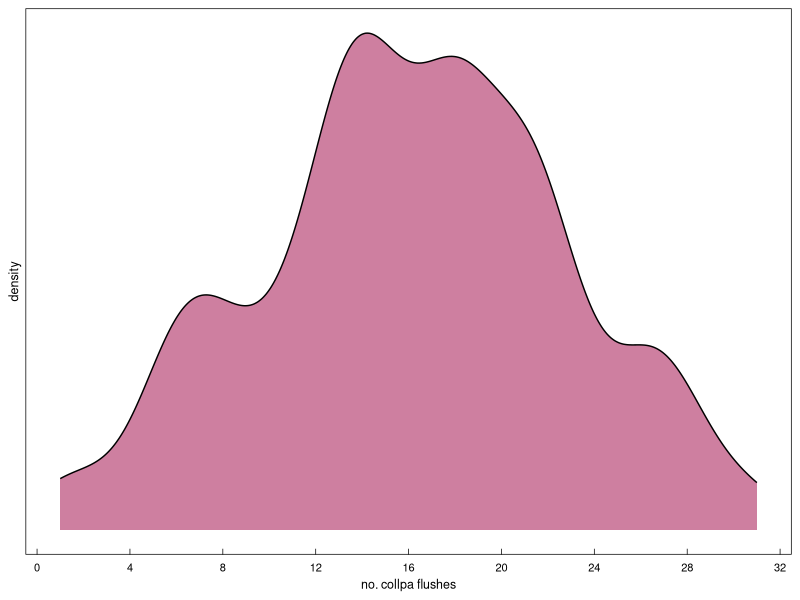

This chart was generated by the following R code: (Note: this script raises an error after producing the figure.)
#### this script organizes data, plots flush and fights data
#### should be figure ~4 in the manuscript

library(ggplot2)      # plotting and viz
library(plyr)         # legacy df manipulation
library(dplyr)        # variable grouping and manipulation
library(reshape)      # legacy df manipulation
library(data.table)   # legacy functions on df 
library(tidyr)        # gathering and spreading
library(zoo)          # roll mean
library(ggthemes)     # helpful ggplot themes
library(forcats)
library(scales)
library(RColorBrewer) # pretty colors
library(ggridges)
library(colorspace)
library(patchwork)
library(lubridate)    # formatting times dates


# custom ggplot theme
themeKV <- theme_few()+
  theme(strip.background = element_blank(),
        axis.line = element_blank(),
        axis.text.x = element_text(colour = "black", margin = margin(0.2, unit = "cm")),
        axis.text.y = element_text(colour = "black", margin = margin(c(1, 0.2), unit = "cm")),
        axis.ticks.x = element_line(colour = "black", linewidth=.25), 
        axis.ticks.y = element_line(colour = "black", linewidth=.25),
        axis.ticks.length=unit(-0.15, "cm"), 
        element_line(colour = "black", linewidth=.5),
        panel.border = element_rect(colour = "black", fill=NA, linewidth=.5),
        legend.title=element_blank(),
        strip.text=element_text(hjust=0))

#### read in flush and fight data from csv
flush <- read.csv('data/flush.csv')

flush1 <- subset(flush, select = c(DATE)) # subset full dataset for only date column
flush2 <- flush1 %>% group_by(DATE) %>% # Group by count of multiple columns
  summarise(total_count=n(),.groups = 'drop') %>%
  as.data.frame() # make new df with these data

#### first document # flushes per day, as density plot
p1 <- ggplot(flush2, aes(x = total_count, fill=c("#9e0142"))) +
  themeKV + theme(legend.position = "none", 
                  axis.text.y = element_blank(),
                  axis.title.y = element_text(size = 9),
                  axis.ticks.y = element_blank(),
                  axis.text.x = element_text(size = 8),
                  axis.title.x = element_text(size = 9),
                  ) + 
  geom_density(size = 0.5, alpha = 0.5, adjust = 0.7) +
  scale_fill_manual(values=c("#9e0142")) +
  scale_x_continuous(breaks = seq(0, 40, by = 4)) +
  xlab("no. collpa flushes")
p1









#scale_fill_manual(values=c("#fdae61", "#9e0142", "#3288bd")) +




#### subset full data set for just time/hour occurrence observation data 
#### cleaning steps: subset cols, gather cols, remove rows
# first remove unnecessary columns 
collpa <- subset(DF, select = c(date_long, julian_day, z_dawn, y_call, x_dance, w_land, u_end)) # subset full dataset for only columns of interest
# second convert from wide to long format
collpa1 <- gather(collpa, key="event", value="time", 3:7) 
# third remove rows with "na" data
collpa1 <- collpa1[!(collpa1$time == "na"), ]
class(collpa1$time) # check on data format of "time" col
# returns [1] "character", need convert to time/date
collpa1$time <- as.POSIXct(collpa1$time, format="%H:%M:%S")
class(collpa1.time) # check format: returns [1] "POSIXct" --> success! 
# now we can make some plots :)

# I find this Brewer palette map guidance useful
# https://colorbrewer2.org/#type=diverging&scheme=Spectral&n=11

p1 <- ggplot(collpa1, aes(x = julian_day, y = time, group = event, color = event, shape = event)) +
  themeKV + theme(axis.text.y = element_text(size = 8),
                  axis.text.x = element_text(size = 8),
                  axis.title.x = element_text(size = 9),
                  axis.title.y = element_text(size = 9),
                  legend.position=c(.16,.14),
                  legend.key.height = unit(0.4, 'cm')) + 
  geom_line(aes(color=event), stat="smooth", method = "loess", formula = y ~ x, span = 0.85, 
            se = FALSE, linewidth = 2, alpha = 0.5)  +
  scale_color_manual(values=c("#fdae61", "#f46d43", "#9e0142", "#5e4fa2", "#3288bd")) + 
  geom_point(size = 2.2, alpha = 0.6, stroke = 0.5) +
  scale_shape_manual(values = c(16, 1, 16, 1, 16)) +
  scale_x_continuous(breaks = seq(170, 280, by = 10)) +
  scale_y_datetime(breaks = breaks_width("20 min"), date_labels = "%H:%M") + # set the time scales and drop date info
  ylab("hour of day") +
  xlab("Julian day")


#### make 2 plots for the duration of flocks dancing and foraging
#### subset full data set for just stage duration data + wrangle 

# first try as a facet with both plots
dance_eat <- subset(DF, select = c(date_long, julian_day, dawn_to_dance, duration_dance, duration_collpa)) # remove all the time occurrence data 
dance_eat1 <- gather(dance_eat, key="duration", value="time", 3:5) # convert from wide to long format
dance_eat1 <- dance_eat1[!(dance_eat1$time == "na"), ] # remove rows with "na" data
dance_eat1$time <- as.POSIXct(dance_eat1$time, format="%H:%M:%S") # convert from character to time/date

# try one faceted plot with both durations
p2 <- ggplot(dance_eat1, aes(x = time, fill = duration)) +
  themeKV + theme(legend.position = "none", 
                  axis.text.y = element_blank(),
                  axis.ticks.y = element_blank(),
                  axis.text.x = element_text(size = 9)) + 
  geom_density(size = 0.5, alpha = 0.5, adjust = 0.5) +
  scale_fill_manual(values=c("#fdae61", "#9e0142", "#3288bd")) +
  facet_wrap(~duration, ncol=1, scales = "free")

layout <- "
AAB
AAB"
p1 + p2 +
  plot_layout(design = layout) +
  plot_annotation(tag_levels = 'a') # add panel labels a, b, c... etc


#### now try as 2 separate plots
# no need to use gather or remove NA
# fist plot dance duration
dance_eat$duration_dance <- as.POSIXct(dance_eat$duration_dance, format="%H:%M:%S") # convert from character to time/date
p3 <- ggplot(dance_eat, aes(x = duration_dance, fill="#9e0142")) +
  themeKV + theme(legend.position = "none", 
                  axis.text.y = element_blank(),
                  axis.ticks.y = element_blank(),
                  axis.text.x = element_text(size = 8),
                  axis.title.x = element_text(size = 9),
                  axis.title.y = element_text(size = 9)) + 
  geom_density(size = 0.5, alpha = 0.5, adjust = 0.5) +
  scale_fill_manual(values=c("#9e0142")) +
  scale_x_datetime(breaks = breaks_width("4 min"), date_labels = "%M") + # set the time scales and drop date info
  xlab("dance duration (min)")
p3

#second plot is duration of foraging flock on collpa
dance_eat$duration_collpa <- as.POSIXct(dance_eat$duration_collpa, format="%H:%M:%S") # convert from character to time/date
p4 <- ggplot(dance_eat, aes(x = duration_collpa, fill="#fdae61")) +
  themeKV + theme(legend.position = "none", 
                  axis.text.y = element_blank(),
                  axis.ticks.y = element_blank(),
                  axis.text.x = element_text(size = 8),
                  axis.title.x = element_text(size = 9),
                  axis.title.y = element_text(size = 9)) + 
  geom_density(size = 0.5, alpha = 0.5, adjust = 0.5) +
  scale_fill_manual(values=c("#fdae61")) +
  scale_x_datetime(breaks = breaks_width("10 min"), date_labels = "%M") + # dropping the hour for more spacing
  xlab("collpa duration (hr:min)")

#third plot of the time between dawn and first flock dance
dance_eat$dawn_to_dance <- as.POSIXct(dance_eat$dawn_to_dance, format="%H:%M:%S") # convert from character to time/date
p5 <- ggplot(dance_eat, aes(x = dawn_to_dance, fill="#fdae61")) +
  themeKV + theme(legend.position = "none", 
                  axis.text.y = element_blank(),
                  axis.ticks.y = element_blank(),
                  axis.text.x = element_text(size = 8),
                  axis.title.x = element_text(size = 9),
                  axis.title.y = element_text(size = 9)) + 
  geom_density(size = 0.5, alpha = 0.5, adjust = 0.5) +
  scale_fill_manual(values=c("#3288bd")) +
  scale_x_datetime(breaks = breaks_width("10 min"), date_labels = "%M") + # set the time scales and drop date info
  xlab("dawn to dance (min)")


layout <- "
AAAAABB
AAAAABB
AAAAABB
AAAAABB
AAAAACC
AAAAACC
AAAAACC
AAAAACC
AAAAADD
AAAAADD
AAAAADD
AAAAADD"
p1 + p4 + p3 + p5 + 
  plot_layout(design = layout) +
  plot_annotation(tag_levels = 'a') # add panel labels a, b, c... etc



#### read in monitoring effort data
DF1 <- read.csv('data/monitor_hours.csv')
# sum the total person monitoring hours across the project, for each calendar day
DF1 <- DF1 %>% 
  mutate(day_tothrs = rowSums(.[3:27])/2) %>% # divide by 2 as the breaks are 30min and we want hours
  mutate(cumul_hours = cumsum(day_tothrs)) # create a cumulative summary running through monitor days 


p6 <- ggplot(DF1, aes(x=DAY, y=cumul_hours)) +
  themeKV + theme(legend.position = "none", 
                  axis.text.x = element_text(size = 7),
                  axis.text.y = element_text(size = 7),
                  axis.title.x = element_text(size = 8),
                  axis.title.y = element_text(size = 8)) + 
  geom_area(fill="#41ab5d", alpha=0.6) +
  geom_line(linewidth = 0.5) +
  scale_x_continuous(breaks = seq(170, 280, by = 15)) +
  scale_y_continuous(breaks = seq(0, 800, by = 100)) +
  xlab("Julian day") +
  ylab("cumulative effort (hrs)")
p6

DF2 <- DF1 %>% 
  summarise("5:00" = sum(X5.00 > 0), # this counts no. days with observer coverage from 5-5:30am
            "5:30" = sum(X5.30 > 0),
            "6:00" = sum(X6.00 > 0),
            "6:30" = sum(X6.30 > 0),
            "7:00" = sum(X7.00 > 0),
            "7:30" = sum(X7.30 > 0),
            "8:00" = sum(X8.00 > 0),
            "8:30" = sum(X8.30 > 0),
            "9:00" = sum(X9.00 > 0),
            "9:30" = sum(X9.30 > 0),
            "10:00" = sum(X10.00 > 0),
            "10:30" = sum(X10.30 > 0),
            "11:00" = sum(X11.00 > 0),
            "11:30" = sum(X11.30 > 0),
            "12:00" = sum(X12.00 > 0),
            "12:30" = sum(X12.30 > 0),
            "13:00" = sum(X13.00 > 0),
            "13:30" = sum(X13.30 > 0),
            "14:00" = sum(X14.00 > 0),
            "14:30" = sum(X14.30 > 0),
            "15:00" = sum(X15.00 > 0),
            "15:30" = sum(X15.30 > 0),
            "16:00" = sum(X16.00 > 0),
            "16:30" = sum(X16.30 > 0),
            "17:00" = sum(X17.00 > 0))  

DF3 <- DF1 %>% 
  summarise("5:00" = sum(X5.00), # counts no. observer hours during 5-5:30am over all days
            "5:30" = sum(X5.30),
            "6:00" = sum(X6.00),
            "6:30" = sum(X6.30),
            "7:00" = sum(X7.00),
            "7:30" = sum(X7.30),
            "8:00" = sum(X8.00),
            "8:30" = sum(X8.30),
            "9:00" = sum(X9.00),
            "9:30" = sum(X9.30),
            "10:00" = sum(X10.00),
            "10:30" = sum(X10.30),
            "11:00" = sum(X11.00),
            "11:30" = sum(X11.30),
            "12:00" = sum(X12.00),
            "12:30" = sum(X12.30),
            "13:00" = sum(X13.00),
            "13:30" = sum(X13.30),
            "14:00" = sum(X14.00),
            "14:30" = sum(X14.30),
            "15:00" = sum(X15.00),
            "15:30" = sum(X15.30),
            "16:00" = sum(X16.00),
            "16:30" = sum(X16.30),
            "17:00" = sum(X17.00)) 

hour_effort <- gather(DF3, key="time", value="hours", 1:25) # convert from wide to long format
class(hour_effort$time) # returns "character"
format(as.POSIXct(hour_effort$time,format='%H:%M'),format="%H:%M") # for some reasons needs reformatting
hour_effort$time <- as.POSIXct(hour_effort$time, format="%H:%M") # still character, so convert to time/date
class(hour_effort$time) # check format, should read --> "POSIXct" "POSIXt"

p7 <- ggplot(hour_effort, aes(x=time, y=hours)) +
  themeKV + theme(#legend.position = "none", 
                  axis.text.x = element_text(size = 7),
                  axis.text.y = element_text(size = 7),
                  axis.title.x = element_text(size = 8),
                  axis.title.y = element_text(size = 8)) + 
  geom_col(fill="#006d2c", alpha = 0.75) + # cannot use width as fiddly in date/time format
  # see: https://github.com/tidyverse/ggplot2/issues/2187
  scale_x_datetime(breaks = breaks_width("120 min"), date_labels = "%H") + # set the time scales and drop date info
  scale_y_continuous(breaks = seq(0, 120, by = 20)) +
  xlab("hour of day") +
  ylab("effort (observer days)")
p7

layout2 <- "
A
B"
  p7 + p6 +
  plot_layout(design = layout2) +
  plot_annotation(tag_levels = 'a') # add panel labels a, b, c... etc
